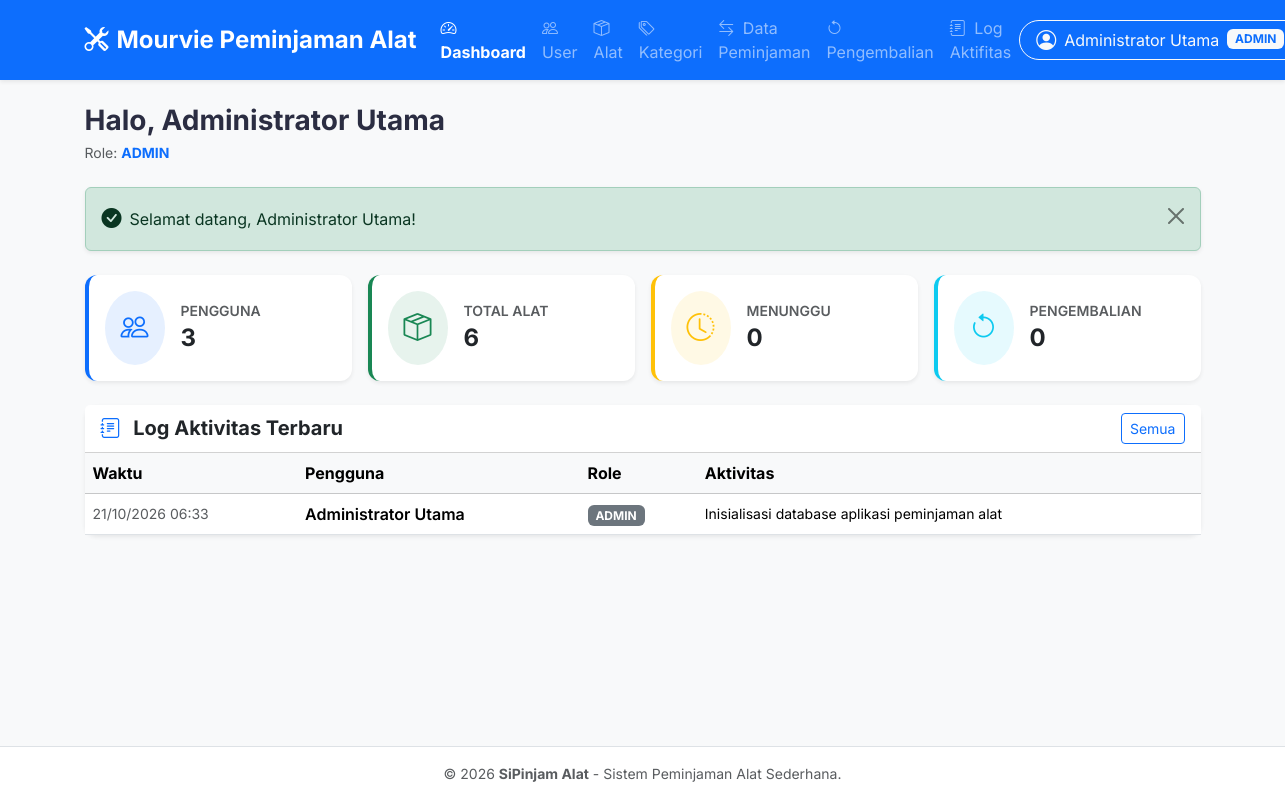
/index.php (signed in), run on the app's committed database.
### tables this page shows
CREATE TABLE `log_aktivitas` (
  `id_log` INT AUTO_INCREMENT PRIMARY KEY,
  `id_user` INT DEFAULT NULL,
  `nama_user` VARCHAR(100) DEFAULT NULL,
  `role` VARCHAR(20) DEFAULT NULL,
  `aktivitas` VARCHAR(255) NOT NULL,
  `created_at` DATETIME DEFAULT CURRENT_TIMESTAMP
);

### index.php (the view, shortened to what this page needs)
<?php
require_once __DIR__ . '/assets/config.php';
$user = $_SESSION['user']; $role = $user['role']; $id_user = $user['id_user'];
$stat = [];
if ($role === 'admin') $stat[] = ['Pengguna', $pdo->query("SELECT COUNT(*) FROM users")->fetchColumn(), 'people', 'primary'];
$stat[] = ['Total Alat',    $pdo->query("SELECT COUNT(*) FROM alat")->fetchColumn(), 'box-seam', 'success'];
$stat[] = ['Menunggu',      $pdo->query("SELECT COUNT(*) FROM peminjaman WHERE status='Pending'")->fetchColumn(), 'clock-history', 'warning'];
$stat[] = ['Pengembalian',  $pdo->query("SELECT COUNT(*) FROM pengembalian")->fetchColumn(), 'arrow-counterclockwise', 'info'];
if ($role === 'admin') {
    $recent = $pdo->query("SELECT * FROM log_aktivitas ORDER BY id_log DESC LIMIT 5")->fetchAll();
}
$title = "Beranda"; $active_page = 'dashboard';
require_once __DIR__ . '/assets/header.php';
require_once __DIR__ . '/assets/navbar.php';
?>
<div class="container py-4">
    <div class="d-flex justify-content-between align-items-center mb-4">
        <div><h3 class="fw-bold mb-1">Halo, <?= htmlspecialchars($user['nama_lengkap']) ?></h3>
            <p class="text-muted small mb-0">Role: <span class="text-uppercase fw-bold text-primary"><?= htmlspecialchars($role) ?></span></p></div>
    </div>
    <?= tampil_flash() ?>
    <div class="row g-3 mb-4">
        <?php foreach ($stat as $s): ?>
            <div class="col-12 col-sm-6 col-lg-3">
                <div class="card shadow-sm border-start border-4 border-<?= $s[3] ?> h-100"><div class="card-body d-flex align-items-center">
                    <div class="bg-<?= $s[3] ?> bg-opacity-10 text-<?= $s[3] ?> p-3 rounded-circle me-3"><i class="bi bi-<?= $s[2] ?> fs-3"></i></div>
                    <div><h6 class="text-muted small text-uppercase fw-semibold mb-1"><?= $s[0] ?></h6><h4 class="fw-bold mb-0"><?= $s[1] ?></h4></div>
                </div></div>
            </div>
        <?php endforeach; ?>
    </div>
    <?php if ($role === 'admin'): ?>
        <div class="card shadow-sm">
            <div class="card-header bg-white d-flex justify-content-between align-items-center"><h5 class="fw-bold mb-0"><i class="bi bi-journal-text text-primary me-2"></i> Log Aktivitas Terbaru</h5><a href="log.php" class="btn btn-sm btn-outline-primary">Semua</a></div>
            <div class="card-body p-0"><div class="table-responsive"><table class="table table-hover align-middle mb-0">
                <thead class="table-light"><tr><th>Waktu</th><th>Pengguna</th><th>Role</th><th>Aktivitas</th></tr></thead>
                <tbody>
                <?php if (empty($recent)): ?><tr><td colspan="4" class="text-center py-4 text-muted">Belum ada aktivitas.</td></tr>
                <?php else: foreach ($recent as $r): ?>
                    <tr><td class="small text-muted"><?= date('d/m/Y H:i', strtotime($r['created_at'])) ?></td><td class="fw-semibold"><?= htmlspecialchars($r['nama_user'] ?: 'System') ?></td><td><span class="badge bg-secondary text-uppercase"><?= htmlspecialchars($r['role']) ?></span></td><td class="small"><?= htmlspecialchars($r['aktivitas']) ?></td></tr>
                <?php endforeach; endif; ?>
                </tbody>
            </table></div></div>
        </div>
    <?php endif; ?>
</div>
<?php require_once __DIR__ . '/assets/footer.php'; ?>

### assets/navbar.php (shortened to what this page needs)
<?php
$current_user = $_SESSION['user'] ?? null;
$role = $current_user['role'] ?? '';
$active_page = $active_page ?? '';
?>
<nav class="navbar navbar-expand-lg navbar-dark bg-primary shadow-sm sticky-top">
    <div class="container">
        <a class="navbar-brand d-flex align-items-center fw-bold fs-4" href="index.php">
            <i class="bi bi-tools me-2"></i> Mourvie Peminjaman Alat
        </a>
        <div class="collapse navbar-collapse" id="navbarNav">
            <ul class="navbar-nav me-auto mb-2 mb-lg-0">
                <?php if ($role === 'admin'): ?>
                    <li class="nav-item">
                        <a class="nav-link <?= $active_page === 'dashboard' ? 'active fw-bold' : '' ?>" href="index.php">
                            <i class="bi bi-speedometer2 me-1"></i> Dashboard
                        </a>
                    </li>
                    <li class="nav-item">
                        <a class="nav-link <?= $active_page === 'users' ? 'active fw-bold' : '' ?>" href="users.php">
                            <i class="bi bi-people me-1"></i> User
                        </a>
                    </li>
                    <li class="nav-item">
                        <a class="nav-link <?= $active_page === 'alat' ? 'active fw-bold' : '' ?>" href="alat.php">
                            <i class="bi bi-box-seam me-1"></i> Alat
                        </a>
                    </li>
                    <li class="nav-item">
                        <a class="nav-link <?= $active_page === 'kategori' ? 'active fw-bold' : '' ?>" href="kategori.php">
                            <i class="bi bi-tags me-1"></i> Kategori
                        </a>
                    </li>
                    <li class="nav-item">
                        <a class="nav-link <?= $active_page === 'peminjaman' ? 'active fw-bold' : '' ?>" href="peminjaman.php">
                            <i class="bi bi-arrow-left-right me-1"></i> Data Peminjaman
                        </a>
                    </li>
                    <li class="nav-item">
                        <a class="nav-link <?= $active_page === 'pengembalian' ? 'active fw-bold' : '' ?>" href="pengembalian.php">
                            <i class="bi bi-arrow-counterclockwise me-1"></i> Pengembalian
                        </a>
                    </li>
                    <li class="nav-item">
                        <a class="nav-link <?= $active_page === 'log' ? 'active fw-bold' : '' ?>" href="log.php">
                            <i class="bi bi-journal-text me-1"></i> Log Aktifitas
                        </a>
                    </li>
                <?php endif; ?>
            </ul>
            <div class="d-flex align-items-center gap-2">
                <?php if ($current_user): ?>
                    <div class="dropdown">
                        <button class="btn btn-outline-light dropdown-toggle d-flex align-items-center gap-1 py-1 px-3 rounded-pill" type="button" data-bs-toggle="dropdown">
                            <i class="bi bi-person-circle fs-5"></i>
                            <span class="d-none d-md-inline ms-1"><?= htmlspecialchars($current_user['nama_lengkap']) ?></span>
                            <span class="badge bg-light text-primary ms-1 text-uppercase small"><?= htmlspecialchars($current_user['role']) ?></span>
                        </button>
                    </div>
                <?php else: ?>
                    <a href="login.php" class="btn btn-light text-primary font-weight-bold btn-sm rounded-pill px-3">
                        <i class="bi bi-box-arrow-in-right me-1"></i> Login
                    </a>
                <?php endif; ?>
            </div>
        </div>
    </div>
</nav>

### assets/css/style.css (style rules this page uses)
body { font-family: 'Inter', system-ui, sans-serif; color: #2b2d42; background-color: #f4f6f9; }
.card { border: none; border-radius: 12px; transition: transform .2s ease, box-shadow .2s ease; }

### data on the page
log_aktivitas: nama_user "Administrator Utama", role "ADMIN", created_at "21/10/2026 06:33", aktivitas "Inisialisasi database aplikasi peminjaman alat"

### other printed values
$f['pesan'] "Selamat datang, Administrator Utama!"
$s[0] "PENGGUNA"
$s[1] "3"
$s[0] "TOTAL ALAT"
$s[1] "6"
$s[0] "MENUNGGU"
$s[1] "0"
$s[0] "PENGEMBALIAN"
